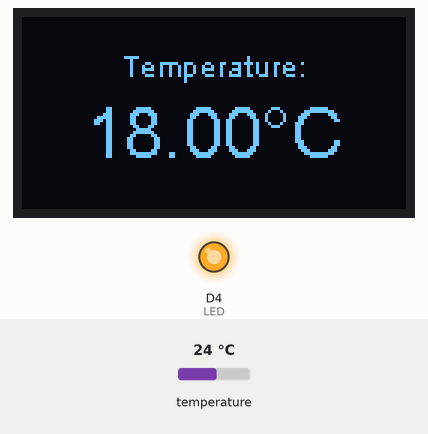
Simulated run of this sketch. Board: ESP8266 (NodeMCU). On the bench: 128×64 one-colour display, output pins drawn as LEDs (lit = HIGH). The test bench sets the inputs (shaded band); at power-on: temperature 24 °C. WiFi joins after 1.5 s; servers stay silent unless stated; storage starts empty; no MQTT or app messages arrive unless stated; what the sketch prints to the serial monitor is not drawn.

Above: at 2.7 s.
Timing chart, 0 to 4.2 s (numbered marks = the images above):
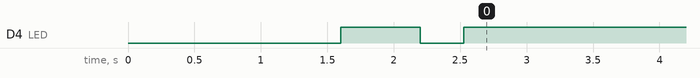

The sketch:

esp8266-mcp9808-json-oled-wifimanager-custom-mqtt.ino
```cpp
#include <FS.h>
#include <ESP8266WiFi.h> // To connect to WiFi
#include <Wire.h>  // Only needed for Arduino 1.6.5 and earlier
#include "Adafruit_MCP9808.h" // MCP9808 temperature sensor
#include "SSD1306Wire.h" // legacy include: `#include "SSD1306.h"`
#include <PubSubClient.h>
#include <WiFiManager.h>
#include <Ticker.h>
#include <ArduinoJson.h>
Ticker ticker;

// Initialize the OLED display using Wire library
SSD1306Wire  display(0x3c, D2, D1);  //D2=SDK  D1=SCK  As per labeling on NodeMCU

#ifndef LED_BUILTIN
#define LED_BUILTIN 13 // ESP32 DOES NOT DEFINE LED_BUILTIN
#endif

#ifdef ESP32
  #include <SPIFFS.h>
#endif

// For LED ticker
int LED = LED_BUILTIN;

// Initialise the MCP9808 sensor
Adafruit_MCP9808 tempsensor = Adafruit_MCP9808();

// Static IP address
char static_ip[16] = "192.168.1.148";
char static_gateway[16] = "192.168.1.254";
char static_subnet[16] = "255.255.255.0";

// MQTT credentials
char mqtt_server[40] = "192.168.1.24";
char client_id[30] = "dev-room";
char channel[10] = "homedev";
char level[20] = "upstairs";
char temp_calibration[6] = "6.5";
WiFiClient espClient;
PubSubClient client(espClient);

//flag for saving data
bool shouldSaveConfig = false;

//callback notifying us of the need to save config
void saveConfigCallback () {
  Serial.println("Should save config");
  shouldSaveConfig = true;
}

void tick()
{
  //toggle state
  digitalWrite(LED, !digitalRead(LED));     // set pin to the opposite state
}

//gets called when WiFiManager enters configuration mode
void configModeCallback (WiFiManager *myWiFiManager) {
  Serial.println("Entered config mode");
  Serial.println(WiFi.softAPIP());
  Serial.println(myWiFiManager->getConfigPortalSSID());
  ticker.attach(0.2, tick);
}

void setupSpiffs(){
  //read configuration from FS json
  Serial.println("");
  Serial.println("Mounting File system...");

  if (SPIFFS.begin()) {
    Serial.println("Mounted file system!");
    if (SPIFFS.exists("/config.json")) {
      //file exists, reading and loading
      Serial.println("Reading config file...");
      File configFile = SPIFFS.open("/config.json", "r");
      if (configFile) {
        Serial.println("Opened config file!");
        size_t size = configFile.size();
        // Allocate a buffer to store contents of the file.
        std::unique_ptr<char[]> buf(new char[size]);

        configFile.readBytes(buf.get(), size);
        DynamicJsonBuffer jsonBuffer;
        JsonObject& json = jsonBuffer.parseObject(buf.get());
        json.printTo(Serial);
        if (json.success()) {
          Serial.println("\nParsed json");

          strcpy(mqtt_server, json["mqtt_server"]);
          strcpy(client_id, json["client_id"]);
          strcpy(channel, json["channel"]);
          strcpy(level, json["level"]);
          strcpy(temp_calibration, json["temp_calibration"]);

          if(json["ip"]) {
            Serial.println("Setting custom IP from config");
            strcpy(static_ip, json["ip"]);
            strcpy(static_gateway, json["gateway"]);
            strcpy(static_subnet, json["subnet"]);
            Serial.println(static_ip);
          } else {
            Serial.println("No custom IP address in config");
          }

        } else {
          Serial.println("Failed to load json config!");
        }
      }
    }
  } else {
    Serial.println("Failed to mount file system!");
  }
}

void setup() {
  WiFi.mode(WIFI_STA);
  delay(1000);
  Serial.begin(115200);
  pinMode(LED, OUTPUT); // Set LED pin as output
  ticker.attach(0.6, tick);
  setupSpiffs();
  //WiFiManager
  WiFiManager wm;
  WiFiManagerParameter custom_mqtt_server("mqtt_server", "MQTT server", mqtt_server, 40);
  WiFiManagerParameter custom_client_id("client_id", "Name of this client", client_id, 30);
  WiFiManagerParameter custom_channel("channel", "MQTT channel", channel, 10);
  WiFiManagerParameter custom_level("level", "Floor in house", level, 20);
  WiFiManagerParameter custom_temp_calibration("temp_calibration", "Temperature calibration", temp_calibration, 6);
  wm.setSaveConfigCallback(saveConfigCallback);
  wm.addParameter(&custom_mqtt_server);
  wm.addParameter(&custom_client_id);
  wm.addParameter(&custom_channel);
  wm.addParameter(&custom_level);
  wm.addParameter(&custom_temp_calibration);
  // Set static IP address
  IPAddress _ip,_gateway,_subnet;
  _ip.fromString(static_ip);
  _gateway.fromString(static_gateway);
  _subnet.fromString(static_subnet);
  wm.setSTAStaticIPConfig(_ip, _gateway, _subnet);
  wm.setAPCallback(configModeCallback);
  if (!wm.autoConnect()) {
    Serial.println("Failed to connect and hit timeout");
    ESP.restart();
    delay(1000);
  }
  Serial.println("");
  Serial.print("WiFi connected with IP ");
  Serial.println(WiFi.localIP());
  ticker.detach();
  digitalWrite(LED, HIGH);  //LOW = LED on, HIGH = LED off
  // Read updated parameters
  strcpy(mqtt_server, custom_mqtt_server.getValue());
  strcpy(client_id, custom_client_id.getValue());
  strcpy(channel, custom_channel.getValue());
  strcpy(level, custom_level.getValue());
  strcpy(temp_calibration, custom_temp_calibration.getValue());
  // Save the custom parameters to file system
  if (shouldSaveConfig) {
    Serial.println("Saving config...");
    DynamicJsonBuffer jsonBuffer;
    JsonObject& json = jsonBuffer.createObject();
    json["mqtt_server"] = mqtt_server;
    json["client_id"] = client_id;
    json["channel"] = channel;
    json["level"] = level;
    json["temp_calibration"] = temp_calibration;
    json["ip"] = WiFi.localIP().toString();
    json["gateway"] = WiFi.gatewayIP().toString();
    json["subnet"] = WiFi.subnetMask().toString();
    File configFile = SPIFFS.open("/config.json", "w");
    if (!configFile) {
      Serial.println("Failed to open config file for writing!");
    }
    json.prettyPrintTo(Serial);
    json.printTo(configFile);
    configFile.close();
    Serial.println("Done saving!");
    //end save
    shouldSaveConfig = false;
  }
  client.setServer(mqtt_server, 1883);
  Serial.println("Connected to MQTT server: " + String(mqtt_server));
  Serial.println("");
  Serial.println("Initializing OLED display...");
  display.init();
  display.flipScreenVertically();
  Serial.println("");
  Serial.println("Initialising MCP9808 sensor...");
  /* Initialise the sensor */
  if (!tempsensor.begin(0x18)) {
    Serial.println("Couldn't find the MCP9808 sensor! Check the connections and that the I2C address is correct.");
    while (1);
  }
  Serial.println("Found MCP9808 sensor!");
  tempsensor.setResolution(3); // sets the resolution of the reading:
  // Mode Resolution SampleTime
  //  0    0.5°C       30 ms
  //  1    0.25°C      65 ms
  //  2    0.125°C     130 ms
  //  3    0.0625°C    250 ms
}

void reconnect() {
  while (!client.connected()) {
    Serial.print("Attempting MQTT connection...");
    if (client.connect(client_id)) {
      Serial.println("Connected!");
    } else {
      Serial.print("Failed, rc=");
      Serial.print(client.state());
      Serial.println(" Try again in 5 seconds");
      delay(5000);
    }
  }
}

void loop() {
  if (!client.connected()) {
    reconnect();
  }
  // For temperature calibration
  char* tc = temp_calibration;
  char temp_calib_alt = (char)atoi(tc);
  float temp_calib = (float)temp_calib_alt;
  // Get sensor data from MCP9808
  float temperature = tempsensor.readTempC() - temp_calib; // Use WiFi Manager to add calibration value
  //float temperature = tempsensor.readTempC(); // Default
  // Display the temperature on the OLED display
  display.clear();
  display.setTextAlignment(TEXT_ALIGN_CENTER);
  display.setFont(ArialMT_Plain_10);
  display.drawString(64, 10, "Temperature:");
  display.setFont(ArialMT_Plain_24);
  display.drawString(64, 25, String(temperature, 2) + "°C");
  display.display();

  // Do JSON stuff
  StaticJsonBuffer<300> JSONbuffer;
  JsonObject& JSONencoder = JSONbuffer.createObject();

  // Start of JSON configuration options - use only one set!
  // Use below if EasyMQTT iOS app is not needed
  //JSONencoder["device"] = String(client_id);
  //JSONencoder["sensor"] = "MCP9808";
  //JSONencoder["level"] = String(level);
  //JSONencoder["temperature"] = temperature;

  // Use below if EasyMQTT iOS app IS needed
  JsonObject& JSONencoderNested = JSONencoder.createNestedObject(client_id);
  JSONencoderNested["temperature"] = temperature;
  JSONencoder["device"] = String(client_id);
  JSONencoder["sensor"] = "MCP9808";
  JSONencoder["level"] = String(level);
  // End of JSON coniguration options - be sure to comment out one set!

  // Contiune to do JSON stuff
  char JSONmessageBuffer[200];
  JSONencoder.printTo(JSONmessageBuffer, sizeof(JSONmessageBuffer));

  // Send data to MQTT broker
  Serial.println("Sending message to MQTT topic..");
  Serial.println(JSONmessageBuffer);
  client.publish(channel, JSONmessageBuffer, true);
  Serial.println("Temperature data sent to MQTT server!");
  delay(60000);
}
```
